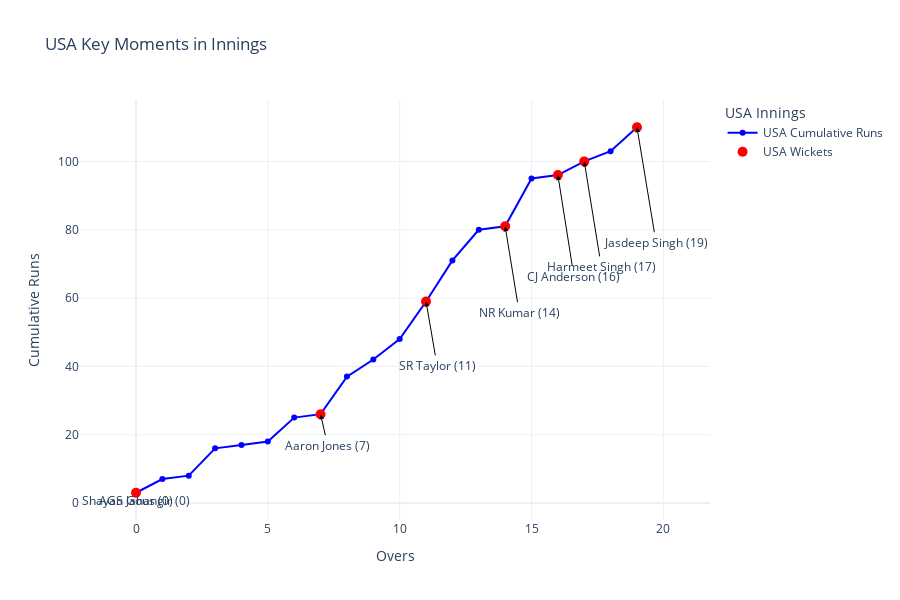

Notebook source saved alongside this figure:
### Markdown cell above
The partnership contributions graph for the USA highlights the runs scored by different batting pairs over each over. Key partnerships such as SR Taylor & Aaron Jones and NR Kumar & SR Taylor significantly boosted the scoring, particularly in the middle and late overs. However, the contributions are more sporadic compared to India, with several partnerships contributing only marginally.

Now, let’s have a look at the key moments for the USA in the innings which resulted in a low target:

1

### Code cell
# cumulative runs for both teams over the overs
india_cumulative_runs = data[data['team'] == 'India'].groupby('over')['runs_total'].sum().cumsum()
usa_cumulative_runs = data[data['team'] == 'United States of America'].groupby('over')['runs_total'].sum().cumsum()

# extract key moments where wickets fell or significant runs were scored
india_key_moments = data[(data['team'] == 'India') & data['wickets_0_player_out'].notna()]
usa_key_moments = data[(data['team'] == 'United States of America') & data['wickets_0_player_out'].notna()]

# significant runs scored by India
india_significant_runs = data[(data['team'] == 'India') & (data['runs_total'] >= 4)]

# significant runs scored by USA
usa_significant_runs = data[(data['team'] == 'United States of America') & (data['runs_total'] >= 4)]

usa_wickets_fall = data[(data['team'] == 'United States of America') & data['wickets_0_player_out'].notna()].groupby('over').size().cumsum()

fig = go.Figure()

fig.add_trace(go.Scatter(
    x=usa_cumulative_runs.index,
    y=usa_cumulative_runs.values,
    mode='lines+markers',
    name='USA Cumulative Runs',
    line=dict(color='blue')
))

fig.add_trace(go.Scatter(
    x=usa_wickets_fall.index,
    y=usa_cumulative_runs.loc[usa_wickets_fall.index],
    mode='markers',
    name='USA Wickets',
    marker=dict(color='red', size=10)
))

# Add annotations for key moments
for _, row in usa_key_moments.iterrows():
    fig.add_annotation(
        x=row['over'],
        y=usa_cumulative_runs.loc[row['over']],
        text=f"{row['batter']} ({row['over']})",
        showarrow=True,
        arrowhead=2,
        ax=row['over'],
        ay=usa_cumulative_runs.loc[row['over']] + 5,
        arrowcolor='black'
    )

fig.update_layout(
    title='USA Key Moments in Innings',
    xaxis_title='Overs',
    yaxis_title='Cumulative Runs',
    template='plotly_white',
    legend_title='USA Innings',
    autosize=False,
    width=900,
    height=600
)

fig.show()

### Figure 1 — Plotly figure (JSON) as saved in the notebook; plotly's stock layout.template omitted (floating-point values rounded to 4 significant figures)
{"data": [{"line": {"color": "blue"}, "mode": "lines+markers", "name": "USA Cumulative Runs", "type": "scatter", "x": [0, 1, 2, 3, 4, 5, 6, 7, 8, 9, 10, 11, 12, 13, 14, 15, 16, 17, 18, 19], "y": [3, 7, 8, 16, 17, 18, 25, 26, 37, 42, 48, 59, 71, 80, 81, 95, 96, 100, 103, 110]}, {"marker": {"color": "red", "size": 10}, "mode": "markers", "name": "USA Wickets", "type": "scatter", "x": [0, 7, 11, 14, 16, 17, 19], "y": [3, 26, 59, 81, 96, 100, 110]}], "layout": {"annotations": [{"arrowcolor": "black", "arrowhead": 2, "ax": 0, "ay": 8, "showarrow": true, "text": "Shayan Jahangir (0)", "x": 0, "y": 3}, {"arrowcolor": "black", "arrowhead": 2, "ax": 0, "ay": 8, "showarrow": true, "text": "AGS Gous (0)", "x": 0, "y": 3}, {"arrowcolor": "black", "arrowhead": 2, "ax": 7, "ay": 31, "showarrow": true, "text": "Aaron Jones (7)", "x": 7, "y": 26}, {"arrowcolor": "black", "arrowhead": 2, "ax": 11, "ay": 64, "showarrow": true, "text": "SR Taylor (11)", "x": 11, "y": 59}, {"arrowcolor": "black", "arrowhead": 2, "ax": 14, "ay": 86, "showarrow": true, "text": "NR Kumar (14)", "x": 14, "y": 81}, {"arrowcolor": "black", "arrowhead": 2, "ax": 16, "ay": 101, "showarrow": true, "text": "CJ Anderson (16)", "x": 16, "y": 96}, {"arrowcolor": "black", "arrowhead": 2, "ax": 17, "ay": 105, "showarrow": true, "text": "Harmeet Singh (17)", "x": 17, "y": 100}, {"arrowcolor": "black", "arrowhead": 2, "ax": 19, "ay": 115, "showarrow": true, "text": "Jasdeep Singh (19)", "x": 19, "y": 110}], "autosize": false, "height": 600, "legend": {"title": {"text": "USA Innings"}}, "title": {"text": "USA Key Moments in Innings"}, "width": 900, "xaxis": {"autorange": true, "range": [-2.512, 22.17], "title": {"text": "Overs"}, "type": "linear"}, "yaxis": {"autorange": true, "range": [-4.977, 118.0], "title": {"text": "Cumulative Runs"}, "type": "linear"}}}
